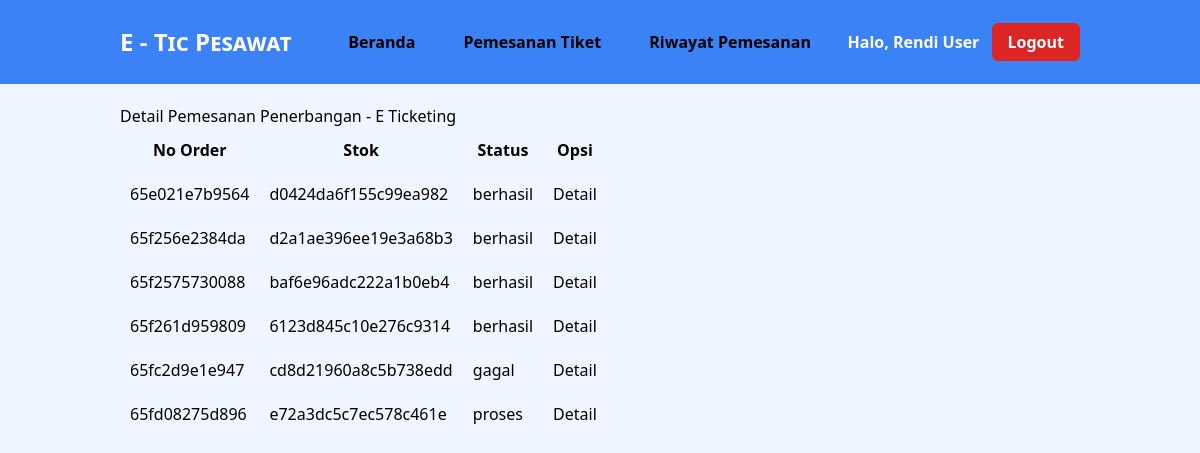
Page /detailPemesanan.php (signed in) on the committed database.
### tables this page shows
CREATE TABLE `order_detail` (
  `id_order_detail` int(11) NOT NULL,
  `id_user` int(11) NOT NULL,
  `id_penerbangan` int(11) NOT NULL,
  `id_order` varchar(20) NOT NULL,
  `jumlah_tiket` int(11) NOT NULL,
  `total_harga` int(11) NOT NULL
);

CREATE TABLE `order_tiket` (
  `id_order` varchar(20) NOT NULL,
  `tanggal_transaksi` date NOT NULL,
  `struk` varchar(100) NOT NULL,
  `status` enum('proses','berhasil','gagal') NOT NULL
);

### detailPemesanan.php (the view)
<?php require 'layouts/navbar.php'; ?>
<?php
$id_user = $_SESSION['id_user'];
$ordertiket = mysqli_query($conn, "SELECT * FROM order_tiket
INNER JOIN order_detail ON order_tiket.id_order = order_detail.id_order
INNER JOIN user ON order_detail.id_user = user.id_user WHERE  user.id_user = '$id_user' GROUP BY order_tiket.id_order");
?>
<div class="list-tiket-pesawat">
    <h1>Detail Pemesanan Penerbangan - E Ticketing</h1>
    <table border="1" cellpadding="10" cellspacing="0">
        <tr>
            <th>No Order</th>
            <th>Stok</th>
            <th>Status</th>
            <th>Opsi</th>
        </tr>
        <?php foreach  ($ordertiket as $data) : ?>
        <tr>
            <td><?= $data["id_order"]; ?></td>
            <td><?= $data["struk"]; ?></td>
            <td><?= $data["status"]; ?></td>
            <td>
                <a href="detailPemesanan.php?id=<?= $data["id_order"]; ?>">Detail</a>
            </td>
        </tr>
        <?php endforeach; ?>
    </table>
</div>

### style/style.css (style rules this page uses)
.list-tiket-pesawat { padding: 20px 120px; }

### rows in the picture
order_detail: id_order "65e021e7b9564", id_order.struk "d0424da6f155c99ea982", id_order.status "berhasil"
order_detail: id_order "65f256e2384da", id_order.struk "d2a1ae396ee19e3a68b3", id_order.status "berhasil"
order_detail: id_order "65f2575730088", id_order.struk "baf6e96adc222a1b0eb4", id_order.status "berhasil"
order_detail: id_order "65f261d959809", id_order.struk "6123d845c10e276c9314", id_order.status "berhasil"
order_detail: id_order "65fc2d9e1e947", id_order.struk "cd8d21960a8c5b738edd", id_order.status "gagal"
order_detail: id_order "65fd08275d896", id_order.struk "e72a3dc5c7ec578c461e", id_order.status "proses"

### other values in the picture
$_SESSION["nama_lengkap"] "Rendi User"
